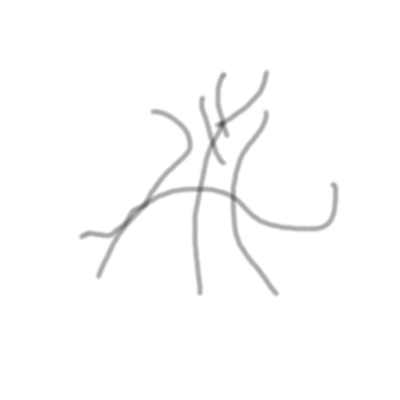
#> input picture network from image/sample1.jpg, 400 x 400 px
$ python my_nefi.py   (older library calls are emulated)
#> lines starting #> are read from the running program, lines starting #| are printed output that depends on the picture; after the words box and inside, x2 and y2 are one past the last pixel; in counts of white or black regions, pixels touching at a corner belong together
#!/usr/bin/env python3
# -*- coding: utf-8 -*-
"""
Created on Tue Jan  8 19:32:37 2019

@author: gbmello
"""

# Import Libraries
import numpy as np
import cv2
import matplotlib.pyplot as plt
import skimage.io
from skimage.filters import threshold_otsu
from ipywidgets import interact, interactive, fixed, interact_manual
import ipywidgets as widgets
import itertools
from skimage.morphology import skeletonize
import networkx as nx


###############################################################################
# Define functions
###############################################################################
# [25 lines left out: function visualize_labeled_connected_components, not called in this run]


# Functions to generate kernels of curve intersection
def generate_nonadjacent_combination(input_list,take_n):
    """
    It generates combinations of m taken n at a time where there is no adjacent n.
    INPUT:
        input_list = (iterable) List of elements you want to extract the combination
        take_n =     (integer) Number of elements that you are going to take at a time in
                     each combination
    OUTPUT:
        all_comb =   (np.array) with all the combinations
    """
    all_comb = []
    for comb in itertools.combinations(input_list, take_n):
        comb = np.array(comb)
        d = np.diff(comb)
        fd = np.diff(np.flip(comb))
        if len(d[d==1]) == 0 and comb[-1] - comb[0] != 7:
            all_comb.append(comb)
            print(comb)
    return all_comb


def populate_intersection_kernel(combinations):
    """
    Maps the numbers from 0-7 into the 8 pixels surrounding the center pixel in
    a 9 x 9 matrix clockwisely i.e. up_pixel = 0, right_pixel = 2, etc. And
    generates a kernel that represents a line intersection, where the center
    pixel is occupied and 3 or 4 pixels of the border are ocuppied too.
    INPUT:
        combinations = (np.array) matrix where every row is a vector of combinations
    OUTPUT:
        kernels =      (List) list of 9 x 9 kernels/masks. each element is a mask.
    """
    n = len(combinations[0])
    template = np.array((
            [-1, -1, -1],
            [-1, 1, -1],
            [-1, -1, -1]), dtype="int")
    match = [(0,1),(0,2),(1,2),(2,2),(2,1),(2,0),(1,0),(0,0)]
    kernels = []
    for n in combinations:
        tmp = np.copy(template)
        for m in n:
            tmp[match[m][0],match[m][1]] = 1
        kernels.append(tmp)
    return kernels


def give_intersection_kernels():
    """
    Generates all the intersection kernels in a 9x9 matrix.
    INPUT:
        None
    OUTPUT:
        kernels =      (List) list of 9 x 9 kernels/masks. each element is a mask.
    """
    input_list = np.arange(8)
    taken_n = [4,3]
    kernels = []
    for taken in taken_n:
        comb = generate_nonadjacent_combination(input_list,taken)
        tmp_ker = populate_intersection_kernel(comb)
        kernels.extend(tmp_ker)
    return kernels


# Find the curve intersections
def find_line_intersection(input_image, show=0):
    """
    Applies morphologyEx with parameter HitsMiss to look for all the curve
    intersection kernels generated with give_intersection_kernels() function.
    INPUT:
        input_image =  (np.array dtype=np.uint8) binarized m x n image matrix
    OUTPUT:
        output_image = (np.array dtype=np.uint8) image where the nonzero pixels
                       are the line intersection.
    """
    kernel = np.array(give_intersection_kernels())
    output_image = np.zeros(input_image.shape)
    for i in np.arange(len(kernel)):
        out = cv2.morphologyEx(input_image, cv2.MORPH_HITMISS, kernel[i,:,:])
        output_image = output_image + out
    if show == 1:
        show_image = np.reshape(np.repeat(input_image, 3, axis=1),(input_image.shape[0],input_image.shape[1],3))*255
        show_image[:,:,1] = show_image[:,:,1] -  output_image *255
        show_image[:,:,2] = show_image[:,:,2] -  output_image *255
        plt.imshow(show_image)
    return output_image


# Thinning function
# [52 lines left out: functions neighbours, transitions, zhangSuen, not called in this run]

#
def find_endoflines(input_image, show=0):
    """
    """
    kernel_0 = np.array((
            [-1, -1, -1],
            [-1, 1, -1],
            [-1, 1, -1]), dtype="int")

    kernel_1 = np.array((
            [-1, -1, -1],
            [-1, 1, -1],
            [1,-1, -1]), dtype="int")

    kernel_2 = np.array((
            [-1, -1, -1],
            [1, 1, -1],
            [-1,-1, -1]), dtype="int")

    kernel_3 = np.array((
            [1, -1, -1],
            [-1, 1, -1],
            [-1,-1, -1]), dtype="int")

    kernel_4 = np.array((
            [-1, 1, -1],
            [-1, 1, -1],
            [-1,-1, -1]), dtype="int")

    kernel_5 = np.array((
            [-1, -1, 1],
            [-1, 1, -1],
            [-1,-1, -1]), dtype="int")

    kernel_6 = np.array((
            [-1, -1, -1],
            [-1, 1, 1],
            [-1,-1, -1]), dtype="int")

    kernel_7 = np.array((
            [-1, -1, -1],
            [-1, 1, -1],
            [-1,-1, 1]), dtype="int")

    kernel = np.array((kernel_0,kernel_1,kernel_2,kernel_3,kernel_4,kernel_5,kernel_6, kernel_7))
    output_image = np.zeros(input_image.shape)
    for i in np.arange(8):
        out = cv2.morphologyEx(input_image, cv2.MORPH_HITMISS, kernel[i,:,:])
        output_image = output_image + out

    if show == 1:
        show_image = np.reshape(np.repeat(input_image, 3, axis=1),(input_image.shape[0],input_image.shape[1],3))*255
        show_image[:,:,1] = show_image[:,:,1] -  output_image *255
        show_image[:,:,2] = show_image[:,:,2] -  output_image *255
        plt.imshow(show_image)

    return output_image#, np.where(output_image == 1)


###############################################################################
#  PIPELINE
###############################################################################
# 0 - Load the image in grayscale
img = cv2.imread('sample1.jpg',cv2.IMREAD_GRAYSCALE)
#> img is the input picture: shape (400, 400); min 82, max 255, mean 252
inv_img = (255-img)


# 1 - IMAGE PROCESSING

# APPLY OTSU THRESHOLDING must set object region as 1, background region as 0 !
#otsu_thres = threshold_otsu(img)
#bw_img = (inv_img) < otsu_thres    # for some reason it doesnt work well. Must double check

# APPLY simple thresholding
ret,thresh1 = cv2.threshold(inv_img,55,255,cv2.THRESH_BINARY)
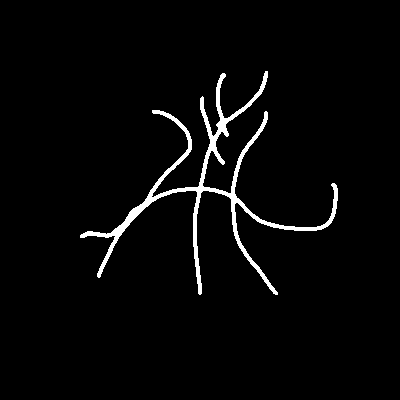
#> thresh1: shape (400, 400); 2.8% white; 1 white region, box (x1, y1, x2, y2) and area: (80, 71, 338, 295) 4542
bw_img = thresh1.astype(bool)
# Do some thining

# Perform the distance transform algorithm
#dist = cv2.distanceTransform(thresh1, cv2.DIST_L2, 3)
# Normalize the distance image for range = {0.0, 1.0}
# so we can visualize and threshold it
#cv2.normalize(dist, dist, 0, 1.0, cv2.NORM_MINMAX)

# APPLY ZHANG SUEN THINING
#BW_Skeleton = zhangSuen(bw_img)
BW_Skeleton = skeletonize(bw_img)
#> BW_Skeleton: shape (400, 400) bool; 0.6% white in thin lines or dots, all inside (x1, y1, x2, y2) = (80, 71, 336, 294)
# BW_Skeleton = BW_Original


# 1.1 - DISPLAY THINNING RESULT
fig, ax = plt.subplots(1, 2)
ax1, ax2 = ax.ravel()
ax1.imshow(bw_img, cmap=plt.cm.gray)
ax1.set_title('Original binary image')
ax1.axis('off')
ax2.imshow(BW_Skeleton, cmap=plt.cm.gray)
ax2.set_title('Skeleton of the image')
ax2.axis('off')
plt.show()

# 2 - EXTRACT THE GRAPH FROM IMAGE

# 2.1 - Find end of lines
input_image = BW_Skeleton.astype(np.uint8)
eol_img = find_endoflines(input_image, 0)
#> after the loop in find_endoflines, `for i in np.arange(8):`: output_image: shape (400, 400) float64; values 0 (black) and 1 (white), 0.01% white in thin lines or dots, all inside (x1, y1, x2, y2) = (80, 71, 334, 294)

# 2.2- Find curve Intersections
lint_img = find_line_intersection(input_image, 0)
#> after the loop in find_line_intersection, `for i in np.arange(len(kernel)):`: output_image: shape (400, 400) float64; values 0 (black) and 1 (white), 0.01% white in thin lines or dots, all inside (x1, y1, x2, y2) = (117, 120, 234, 233)

# 2.3 - Put together all the nodes
nodes = eol_img + lint_img
#plt.imshow(nodes)

# 2.4- Join nodes that are so close that could be considered just one node
jointed_nodes = cv2.dilate(nodes,np.ones((3,3)))
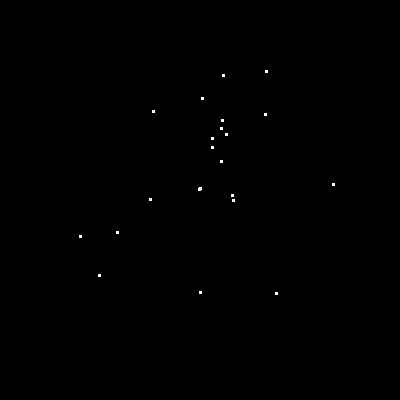
#> jointed_nodes: shape (400, 400) float64; values 0 (black) and 1 (white), 0.12% white in thin lines or dots, all inside (x1, y1, x2, y2) = (79, 70, 335, 295)
#plt.imshow(jointed_nodes)
ret, labeled_nodes = cv2.connectedComponents(jointed_nodes.astype(np.uint8))
#> labeled_nodes: shape (400, 400) int32; 22 distinct labels, from 0 to 21
#> ret = 22
output = cv2.connectedComponentsWithStats(jointed_nodes.astype(np.uint8), 8, cv2.CV_32S)
labeled_nodes = output[1]
centroid_nodes =output[3]
#> centroid_nodes = 22 rows, first 8: [199.5, 199.5], [266, 71], [223, 75], [202, 98], [153, 111], [265, 114], [222, 120], [221, 128]
#visualize_labeled_connected_components(labeled_nodes)

# 4- subtract nodePixels from the skeleton image
segmented_skeleton = input_image-jointed_nodes
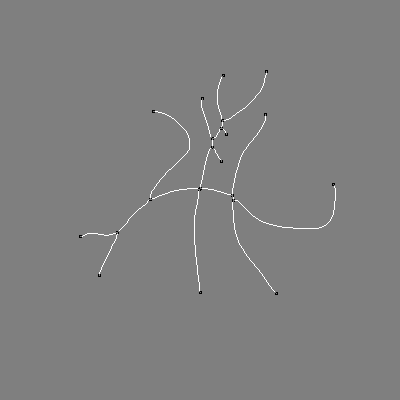
#> segmented_skeleton: shape (400, 400) float64; min -1, max 1, mean 0.00474; drawn with min black and max white
segmented_skeleton[segmented_skeleton<=0] = 0
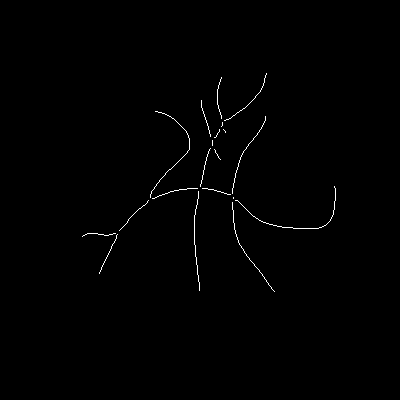
#> segmented_skeleton: shape (400, 400) float64; values 0 (black) and 1 (white), 0.56% white in thin lines or dots, all inside (x1, y1, x2, y2) = (82, 73, 336, 292)
#plt.imshow(segmented_skeleton)

# 5- detect the connected components
ret, edge_labels = cv2.connectedComponents(segmented_skeleton.astype(np.uint8))
#> edge_labels: shape (400, 400) int32; 21 distinct labels, from 0 to 20
#> ret = 21
#visualize_labeled_connected_components(edge_labels)

# 6- For each connected component. look for 2 nodes that have overlaping pixels
jointed_nodes = cv2.dilate(nodes,np.ones((5,5)))
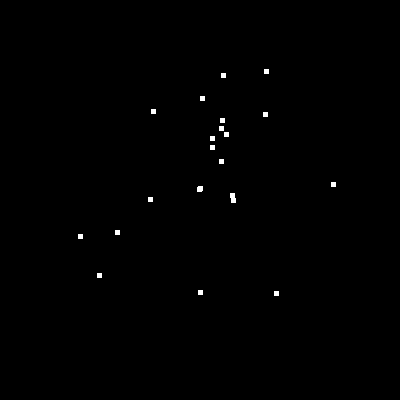
#> jointed_nodes: shape (400, 400) float64; values 0 (black) and 1 (white), 0.33% white; 20 white regions, largest, box (x1, y1, x2, y2) and area: (230, 193, 236, 203) 50, (197, 186, 203, 192) 34, (264, 69, 269, 74) 25
output = cv2.connectedComponentsWithStats(jointed_nodes.astype(np.uint8), 8, cv2.CV_32S)
labeled_nodes = output[1]
#> labeled_nodes: shape (400, 400) int32; 21 distinct labels, from 0 to 20

node2node_edge = []
edge_length = []
for edge_n in np.arange(1,np.max(edge_labels)+1):
    visited = 0
    edges_node = []
    for node_n in np.arange(1,np.max(labeled_nodes)+1):
        base = np.zeros_like(jointed_nodes)
        base[edge_labels==edge_n] = 1
        base2 = np.zeros_like(jointed_nodes)
        base2[labeled_nodes==node_n] = 1
        intersec = base2 + base
        match_max = np.max(intersec)
        if match_max == 2:
            visited = visited +1
            edges_node.append(node_n)#np.where(intersec == 2))
            if visited >= 2:
                node2node_edge.append(edges_node)
                edge_length.append(np.sum(base > 0))
                break
#> base: shape (400, 400) float64; values 0 (black) and 1 (white), 0.03% white in thin lines or dots, all inside (x1, y1, x2, y2) = (99, 234, 118, 274)
#> base2: shape (400, 400) float64; values 0 (black) and 1 (white), 0.02% white; 1 white region, box (x1, y1, x2, y2) and area: (97, 273, 102, 278) 25

# Visualize the edges with an overlay
centroids = output[3]
#> centroids = 21 rows, first 8: [199.5, 199.6], [266, 71], [223, 75], [202, 98], [153, 111], [265, 114], [222, 120], [221, 128]
fil = np.copy(edge_labels)
for i in node2node_edge:
    cv2.line(fil,(int(centroids[i[0]][0]),int(centroids[i[0]][1])),(int(centroids[i[1]][0]),int(centroids[i[1]][1])),(10,10,0), 1)
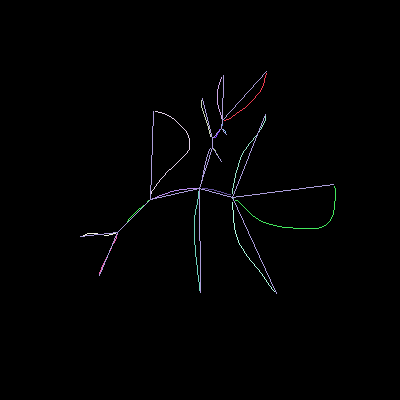
#> fil: shape (400, 400) int32; 20 distinct labels, from 0 to 20; one colour per label, 0 black
fil = fil + jointed_nodes*25
plt.imshow(fil)

# Create the network graph
G = nx.Graph()
G.add_nodes_from(np.arange(1,np.max(labeled_nodes)+1))
for n, edge in enumerate(node2node_edge):
    G.add_edge(edge[0], edge[1],length=edge_length[n] )
nx.draw(G, with_labels=True, font_weight='bold')


"""
# Find Edges Algorithm
0- slightly dilate the node pixels
1- Delete the node pixels from the thinned network image
2- Detect connected component.
3- For each connected component. look for 2 nodes that have overlaping pixels
4- Create the graph in NetworkX
"""


# playing with skeletons
'''
img = cv2.imread('man.jpg',cv2.IMREAD_GRAYSCALE)

ret, t = cv2.threshold(img,200,255 ,cv2.THRESH_BINARY_INV)
bool_img = t.astype(bool)
thin = zhangSuen(bool_img)
thin= thin.astype(np.uint8)
plt.imshow(thin)
plt.show()
'''
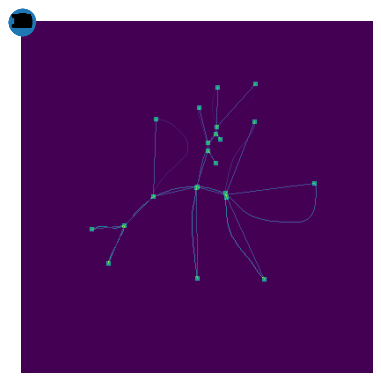
#> figure drawn by matplotlib, 1 panel
